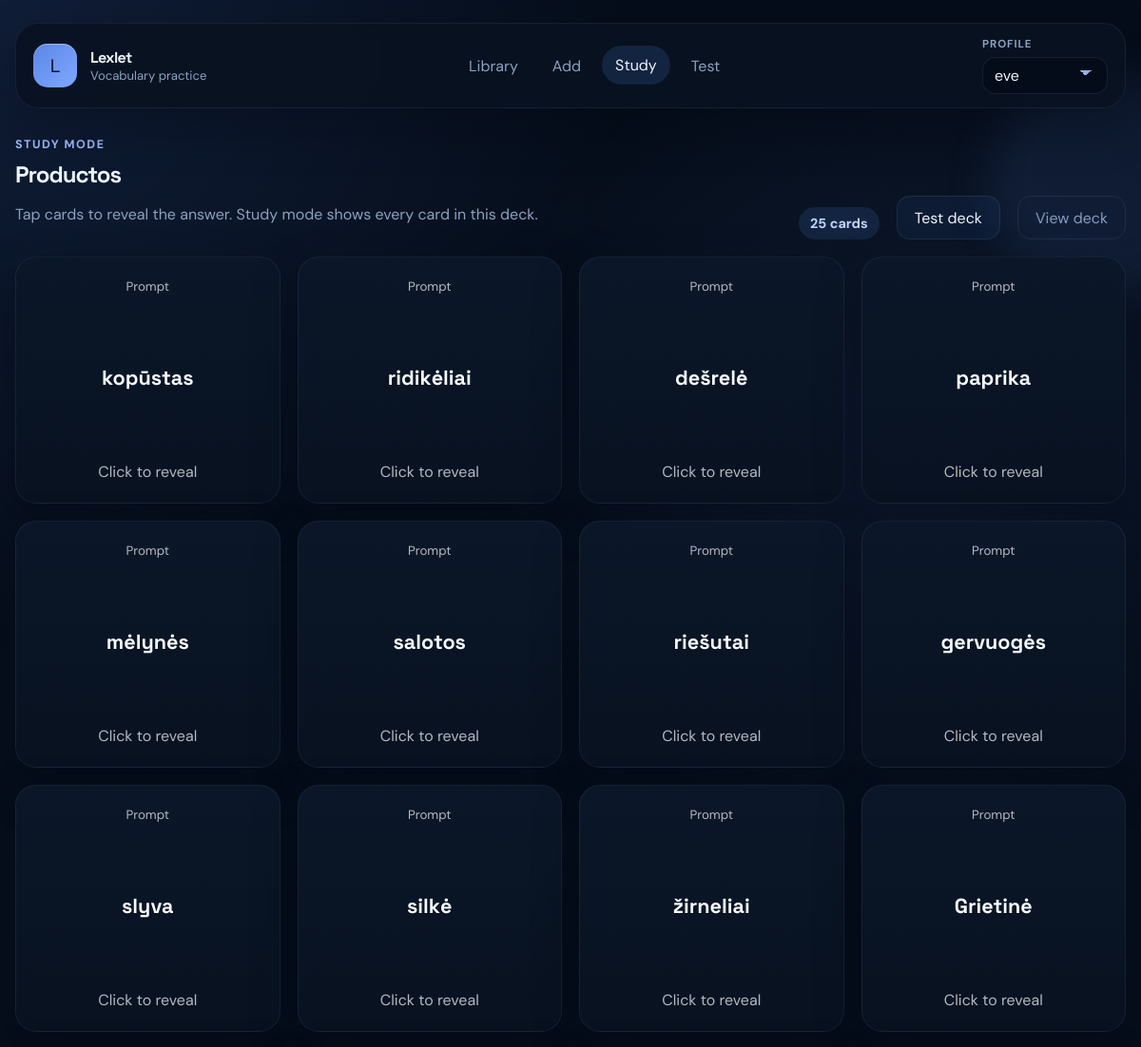
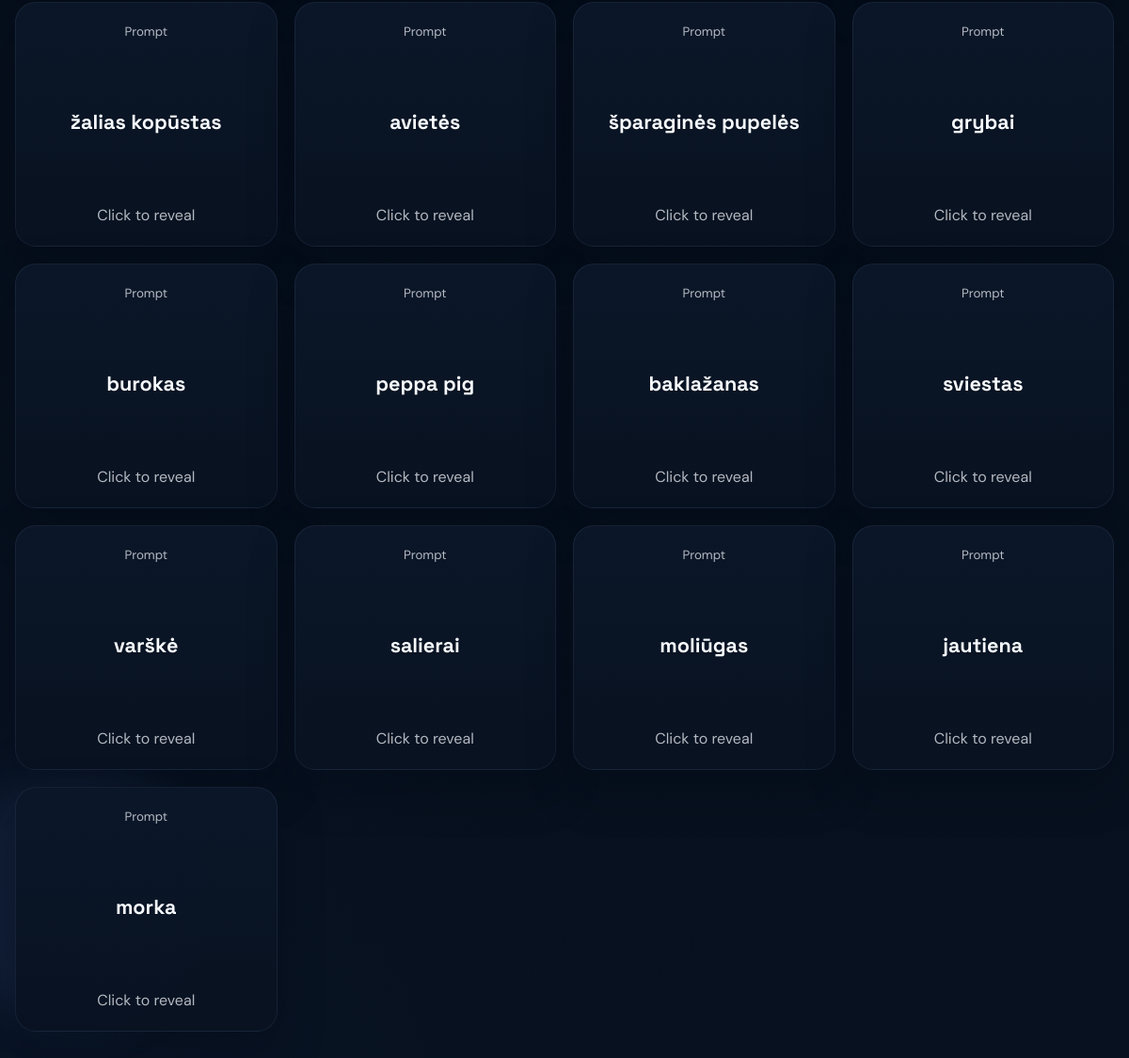
The app's page /study?deck_id=20 with its own data (2 pictures, top to bottom).
### tables this page shows
CREATE TABLE decks (
            id INTEGER PRIMARY KEY AUTOINCREMENT,
            name TEXT NOT NULL UNIQUE
        , profile_id INTEGER);

CREATE TABLE cards (
            id INTEGER PRIMARY KEY AUTOINCREMENT,
            term TEXT NOT NULL,
            definition TEXT NOT NULL
        , deck_id INTEGER);

### app.py (the view)
@app.route("/study")
def study():
    conn = get_db()
    active_profile_id = get_active_profile_id(conn)
    decks = get_all_decks(conn, active_profile_id)
    selected_deck_id = request.args.get("deck_id", type=int)
    selected_deck = get_deck(conn, selected_deck_id, active_profile_id) if selected_deck_id else None
    cards = []
    if selected_deck:
        cards = conn.execute("SELECT * FROM cards WHERE deck_id = ?", (selected_deck_id,)).fetchall()
    conn.close()
    cards = list(cards)
    random.shuffle(cards)
    return render_template(
        "study.html",
        cards=cards,
        decks=decks,
        selected_deck=selected_deck,
    )

### app.py (called while the page is built)
def get_db():
    conn = sqlite3.connect(DB_NAME)
    conn.row_factory = sqlite3.Row
    return conn

def get_profiles(conn):
    return conn.execute("SELECT id, name FROM profiles ORDER BY name COLLATE NOCASE").fetchall()

def get_active_profile_id(conn):
    stored_profile_id = session.get("active_profile_id")
    if stored_profile_id:
        existing = conn.execute("SELECT id FROM profiles WHERE id = ?", (stored_profile_id,)).fetchone()
        if existing:
            return stored_profile_id
    eve = conn.execute("SELECT id FROM profiles WHERE lower(name) = 'eve'").fetchone()
    if eve:
        session["active_profile_id"] = eve["id"]
        return eve["id"]
    first_profile = conn.execute("SELECT id FROM profiles ORDER BY id LIMIT 1").fetchone()
    if first_profile:
        session["active_profile_id"] = first_profile["id"]
        return first_profile["id"]
    return None

def get_all_decks(conn, profile_id):
    return conn.execute("""
        SELECT d.id, d.name, COUNT(c.id) AS card_count
        FROM decks d
        LEFT JOIN cards c ON c.deck_id = d.id
        WHERE d.profile_id = ?
        GROUP BY d.id, d.name
        ORDER BY d.name COLLATE NOCASE
    """, (profile_id,)).fetchall()

def get_deck(conn, deck_id, profile_id):
    return conn.execute("""
        SELECT d.id, d.name, COUNT(c.id) AS card_count
        FROM decks d
        LEFT JOIN cards c ON c.deck_id = d.id
        WHERE d.id = ? AND d.profile_id = ?
        GROUP BY d.id, d.name
    """, (deck_id, profile_id)).fetchone()

@app.context_processor
def inject_profile_state():
    conn = get_db()
    profiles = get_profiles(conn)
    active_profile_id = get_active_profile_id(conn)
    active_profile = conn.execute(
        "SELECT id, name FROM profiles WHERE id = ?",
        (active_profile_id,),
    ).fetchone()
    conn.close()
    return {"profiles": profiles, "active_profile": active_profile}

### templates/study.html (shortened to what this page needs)
{% extends "base.html" %}
{% block content %}
{% if not selected_deck %}
<section class="section-header">
    <div>
        <p class="eyebrow">Study mode</p>
        <h1>Choose a deck before you study.</h1>
        <p class="section-copy">Pick one vocabulary set so your session stays focused on a single topic.</p>
    </div>
    <a class="button button-ghost" href="{{ url_for('index') }}">Back to library</a>
</section>
{% if decks %}
<section class="deck-grid">
    {% for deck in decks %}
    <article class="deck-card">
        <div class="card-meta">
            <span class="chip">Deck</span>
            <span class="deck-count">{{ deck.card_count }} {{ "card" if deck.card_count == 1 else "cards" }}</span>
        </div>
        <h3>{{ deck.name }}</h3>
        <p>Open this set in study mode and flip through only the vocabulary that belongs to it.</p>
        <div class="deck-actions">
            <a class="button button-primary" href="{{ url_for('study', deck_id=deck.id) }}">Study deck</a>
            <a class="button button-secondary" href="{{ url_for('deck_detail', deck_id=deck.id) }}">View deck</a>
        </div>
    </article>
    {% endfor %}
</section>
{% else %}
<section class="empty-state">
    <p class="eyebrow">Nothing to study</p>
    <h2>No decks yet.</h2>
    <p>Create a deck first, then add cards to start a study session.</p>
    <a class="button button-primary" href="{{ url_for('add_card') }}">Add cards</a>
</section>
{% endif %}
{% else %}
<section class="section-header">
    <div>
        <p class="eyebrow">Study mode</p>
        <h1>{{ selected_deck.name }}</h1>
        <p class="section-copy">Tap cards to reveal the answer. Study mode shows every card in this deck.</p>
    </div>
    <div class="study-actions">
        <div class="study-badge">{{ cards|length }} {{ "card" if cards|length == 1 else "cards" }}</div>
        <a class="button button-secondary" href="{{ url_for('test', deck_id=selected_deck.id) }}">Test deck</a>
        <a class="button button-ghost" href="{{ url_for('deck_detail', deck_id=selected_deck.id) }}">View deck</a>
    </div>
</section>
{% if cards %}
<section class="study-grid">
    {% for card in cards %}
    <button class="study-card" type="button" aria-label="Flip flashcard">
        <span class="study-card-inner">
            <span class="study-face study-front">
                <small>Prompt</small>
                <strong>{{ card.definition }}</strong>
                <em>Click to reveal</em>
            </span>
            <span class="study-face study-back">
                <small>Answer</small>
                <strong>{{ card.term }}</strong>
                <em>Click to hide</em>
            </span>
        </span>
    </button>
    {% endfor %}
</section>
{% endif %}
{% endif %}
{% endblock %}

### static/style.css (style rules this page uses)
:root { --bg: #050d1a; --bg-deep: #091224; --surface: rgba(10, 20, 37, 0.9); --surface-strong: #0d1b33; --surface-muted: #132440; --text: #edf4ff; --text-soft: #8da1c0; --line: rgba(173, 196, 230, 0.1); --primary: #729cff; --primary-deep: #9ebeff; --accent: #bfd4ff; --good: #67d5a3; --bad: #ff8b94; --shadow: 0 20px 50px rgba(2, 7, 16, 0.3); --radius-xl: 28px; --radius-lg: 22px; --radius-md: 16px; }
* { box-sizing: border-box; }
html { scroll-behavior: smooth; }
body { margin: 0; min-height: 100vh; font-family: "DM Sans", sans-serif; color: var(--text); background: radial-gradient(circle at top left, rgba(67, 105, 190, 0.18), transparent 26%), radial-gradient(circle at 80% 20%, rgba(93, 130, 216, 0.1), transparent 22%), radial-gradient(circle at bottom left, rgba(20, 42, 82, 0.14), transparent 24%), linear-gradient(180deg, var(--bg) 0%, #07111f 100%); -webkit-text-size-adjust: 100%; }
a { color: inherit; text-decoration: none; }
button, input, textarea, select { font: inherit; }
button { border: 0; cursor: pointer; }
.topbar, .hero, .hero-panel, .card-item, .selection-panel, .form-panel, .info-panel, .empty-state, .prompt-card, .result-banner, .study-card, .test-shell { position: relative; z-index: 1; }
.brand strong, h1, h2, h3 { font-family: "Space Grotesk", sans-serif; letter-spacing: -0.04em; }
.hero, .split-layout, .section-header, .test-header { display: grid; gap: 24px; }
.hero-copy, .section-copy, .info-panel p, .empty-state p, .card-item p, .prompt-card h2, .result-banner p { color: var(--text-soft); }
.eyebrow, .prompt-label { margin: 0; font-size: 0.78rem; font-weight: 700; letter-spacing: 0.12em; text-transform: uppercase; color: var(--primary-deep); }
.button, .icon-button { display: inline-flex; align-items: center; justify-content: center; min-height: 46px; padding: 0 18px; border-radius: 14px; transition: transform 0.2s ease, box-shadow 0.2s ease, background 0.2s ease; }
.button-secondary { background: var(--surface-strong); color: var(--text); border: 1px solid var(--line); }
.button-ghost, .icon-button { background: transparent; color: var(--text-soft); border: 1px solid var(--line); }
.section-header { grid-template-columns: 1fr auto; align-items: end; margin-bottom: 18px; }
.section-header h2, .section-header h1 { margin: 8px 0 0; }
.card-grid, .deck-grid, .study-grid { display: grid; gap: 18px; }
.selection-header, .study-actions { display: flex; align-items: flex-end; justify-content: space-between; gap: 18px; }
.selection-actions, .study-actions { flex-wrap: wrap; }
.chip, .study-badge, .info-chip { display: inline-flex; align-items: center; width: fit-content; padding: 8px 12px; border-radius: 999px; background: var(--surface-muted); color: var(--accent); font-size: 0.9rem; font-weight: 700; }
.study-grid { grid-template-columns: repeat(auto-fit, minmax(240px, 1fr)); perspective: 1200px; }
.study-card { min-height: 260px; padding: 0; background: transparent; border-radius: var(--radius-lg); perspective: 1200px; }
.study-card-inner { position: relative; display: block; width: 100%; min-height: 260px; transform-style: preserve-3d; transition: transform 0.6s ease; }
.study-face { position: absolute; inset: 0; display: flex; flex-direction: column; justify-content: space-between; gap: 16px; padding: 22px; border-radius: var(--radius-lg); backface-visibility: hidden; box-shadow: var(--shadow); }
.study-front { background: linear-gradient(180deg, rgba(11, 23, 41, 0.98), rgba(8, 18, 33, 0.98)); border: 1px solid rgba(180, 203, 255, 0.08); color: #f6f9ff; }
.study-front strong { color: #f7fbff; text-shadow: 0 1px 0 rgba(0, 0, 0, 0.18); }
.study-back { background: linear-gradient(160deg, rgba(71, 112, 206, 0.94), rgba(31, 60, 122, 0.97)); color: #eef5ff; transform: rotateY(180deg); }
.study-face small, .study-face em { font-style: normal; color: inherit; opacity: 0.72; }
.study-face strong { font-family: "Space Grotesk", sans-serif; font-size: 1.35rem; line-height: 1.15; }

### records on screen
decks: name "Productos"
cards: definition "kopūstas", term "col"
cards: definition "ridikėliai", term "rabanito"
cards: definition "dešrelė", term "salchicha"
cards: definition "paprika", term "el pimiento"
cards: definition "mėlynės", term "arándanos"
cards: definition "salotos", term "lechuga"
cards: definition "riešutai", term "cacahuatas"
cards: definition "gervuogės", term "las moras"
cards: definition "slyva", term "ciruela"
cards: definition "silkė", term "arenque"
cards: definition "žirneliai", term "chicharos"
cards: definition "Grietinė", term "crema"
cards: definition "žalias kopūstas", term "repollo"
cards: definition "avietės", term "frambuesa"
cards: definition "šparaginės pupelės", term "ejote"
cards: definition "grybai", term "las setas"
cards: definition "burokas", term "betabel"
cards: definition "peppa pig", term "cerdo"
cards: definition "baklažanas", term "berenjena"
cards: definition "sviestas", term "mantequilla"
cards: definition "varškė", term "requeson"
cards: definition "salierai", term "apio"
cards: definition "moliūgas", term "calabaza"
cards: definition "jautiena", term "res"
cards: definition "morka", term "zanahoria"

### other values on screen
{{ cards|length }} "25"
{{ "card" if cards|length == 1 else "cards" }} "cards"
form field profile_id "eve"
